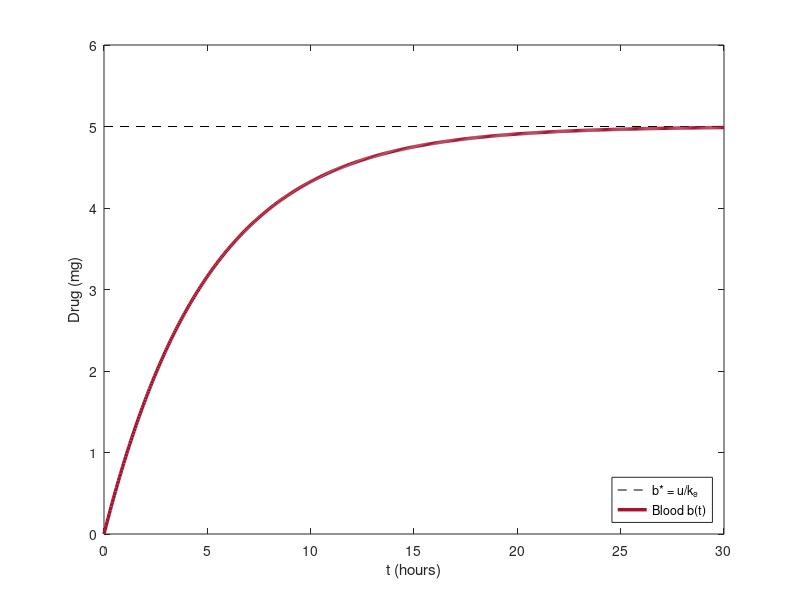

Write MATLAB code to recreate this figure.
% Fig. 4.12: Continuous infusion (book, Section 4.2, Eq. 4.11)
% dm/dt = -ka m,  db/dt = ka m - ke b + u  with u = 1 mg per hour, m(0) = b(0) = 0:  b(t) = (u/ke)(1 - e^(-ke t)), b* = u/ke = 5
% (c) 2026 Philipp Kügler · Program for the book "Dynamical Systems in the Life Sciences" · MIT License (see LICENSE)
ke = 0.2; u = 1;
t = linspace(0, 30, 600);
b = u / ke * (1 - exp(-ke * t));
for tt = [5 10 20 30]
    fprintf('t = %2d h: b = %.3f mg\n', tt, u / ke * (1 - exp(-ke * tt)));
end
plot([0 30], [u / ke u / ke], 'k--'); hold on
plot(t, b, 'Color', [0.64 0.08 0.18], 'LineWidth', 2.5); hold off
xlabel('t (hours)'); ylabel('Drug (mg)'); ylim([0 6]); legend('b* = u/k_e', 'Blood b(t)', 'Location', 'southeast');
